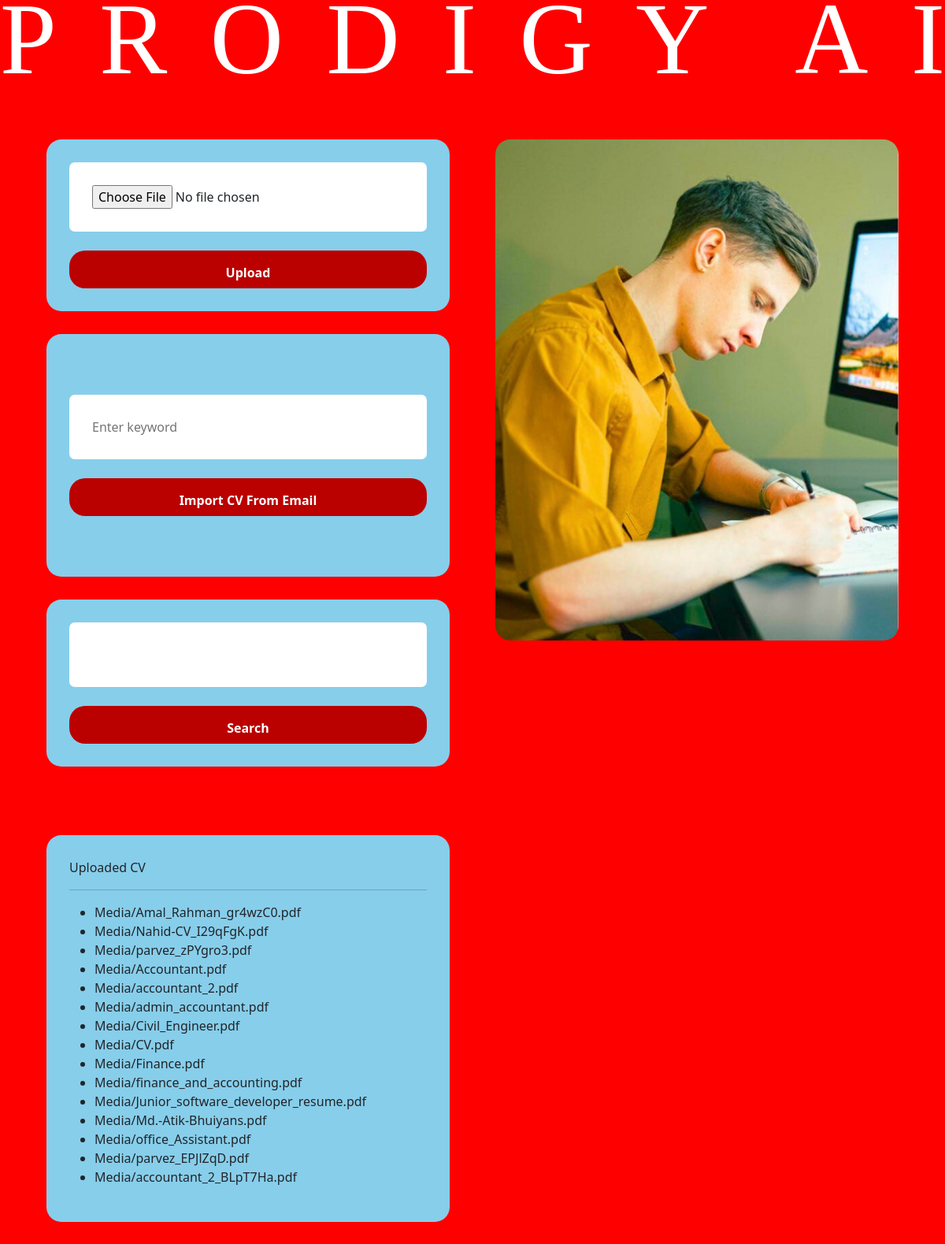
The app's page / (signed in) with its own data.
### home/models.py (models this page shows, shortened)
class CV (models.Model):
    cv = models.FileField(upload_to="Media")

### home/views.py (the view)
# urls.py: path('',include('home.urls')),
@login_required
def home(request):
    cv = CV.objects.all()
    return render(request, "index.html", {'cv': cv})

### templates/index.html (shortened to what this page needs)
{% extends 'main.html' %}

### templates/main.html (shortened to what this page needs)
{% load static %}
<!DOCTYPE html>
<html lang="en">
<head>
    <link href="https://cdn.jsdelivr.net/npm/bootstrap@5.1.3/dist/css/bootstrap.min.css" rel="stylesheet"
>
</head>
<body>
    <nav class="navbar navbar-expand-lg">
        <div id="main">
            <h1 id="title">PRODIGY AI</h1>
        </div>
    </nav>
    <div class="container">
        <div class="row">
            <div class="col-6 bc-c">
                <div class="bc">
                    <form action="{% url 'cv_form' %}" enctype="multipart/form-data" method="POST">
                        <input name="cv" type="file" accept=".pdf">
                        <br>
                        <br>
                        <button class="btn-loading" type="submit">Upload</button>
                    </form>
                </div>
                <div class="bc">
                    <br>
                    <br>
                    <form method="post" action="{% url 'search_attachments' %}">
                        <input style="border: none;" type="text" name="keyword" placeholder="Enter keyword">
                        <br>
                        <br>
                        <input class="btn-loading" type="submit" value="Import CV From Email">
                    </form>
                    <br>
                    <br>
                </div>
                <div class="bc">
                    <form id="searchForm" action="{% url 'search_pdf' %}" method="POST">
                        <input id="keywordInput" name="keyword" style="border: none;" type="text">
                        <br>
                        <br>
                        <input id="submitBtn" class="btn-loading" type="submit" value="Search">
                    </form>
                </div>
            </div>
            <div class="col-6 bc-img">
                <img src="{% static 'bc-img.jpg' %}" width="100%" alt="">
            </div>
        </div>
        <div class="row bc-parvez">
            <div class="col-6">
                <div class="bc">
                    Uploaded CV
                    <hr>
                    <ul>
                        {% for cv in cv %}
                        <li>{{ cv.cv }}</li>
                        {% endfor %}
                    </ul>
                </div>
            </div>
            <div class="col-6">
            </div>
        </div>
    </div>
</body>
</html>

### templates/main.html (style rules this page uses)
body { margin: 0; padding: 0; background-color: red; }
.col-6 { background-color: transparent; padding: 29px; }
input { width: 100%; background-color: white; padding: 29px; border-radius: 7px; }
.bc { background-color: skyblue; margin-top: 29px; padding: 29px; border-radius: 19px; }
.bc-img { margin-top: 29px; padding: 29px; }
.bc-c { border-radius: 29px; }
.col-6 { border-radius: 29px; }
h1 { font-family: 'Compressa VF'; text-rendering: optimizeSpeed; color: white; width: 100%; user-select: none; line-height: 0.8em; margin: 0 auto; text-transform: uppercase; font-weight: 100; text-align: center; width: 100vw; background-color: transparent !important; }
h1.flex { display: flex; justify-content: space-between; }
#title { font-size: 129px !important; }
.btn-loading { background: #B00; width: 100%; height: 48px; padding: 1em 5em; border: 0; font-weight: bold; border-radius: 20px; color: #fff; cursor: pointer; overflow: hidden; position: relative; }
img { border-radius: 19px; }

### records on screen
CV: cv "Media/Amal_Rahman_gr4wzC0.pdf"
CV: cv "Media/Nahid-CV_I29qFgK.pdf"
CV: cv "Media/parvez_zPYgro3.pdf"
CV: cv "Media/Accountant.pdf"
CV: cv "Media/accountant_2.pdf"
CV: cv "Media/admin_accountant.pdf"
CV: cv "Media/Civil_Engineer.pdf"
CV: cv "Media/CV.pdf"
CV: cv "Media/Finance.pdf"
CV: cv "Media/finance_and_accounting.pdf"
CV: cv "Media/Junior_software_developer_resume.pdf"
CV: cv "Media/Md.-Atik-Bhuiyans.pdf"
CV: cv "Media/office_Assistant.pdf"
CV: cv "Media/parvez_EPJlZqD.pdf"
CV: cv "Media/accountant_2_BLpT7Ha.pdf"
